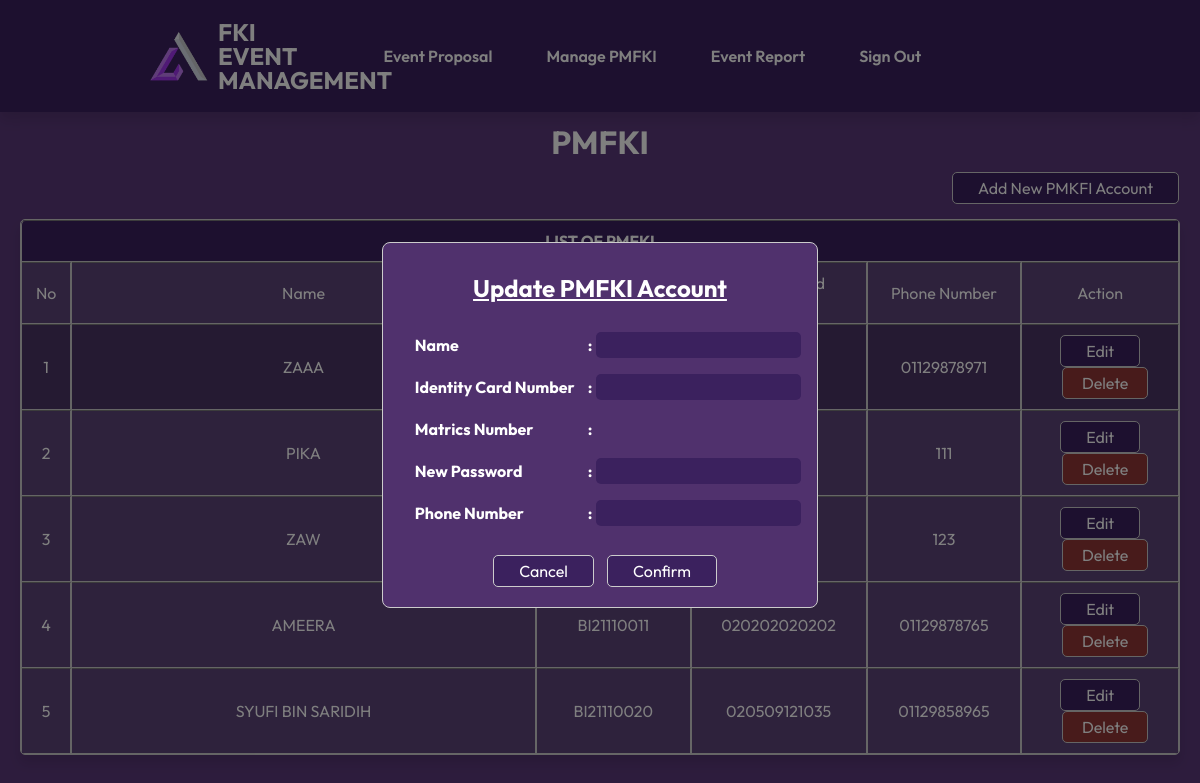
/resources/admin/pmfki_acc/pmfki_edit.php (signed in), run on the app's committed database.
### tables this page shows
CREATE TABLE `pmfki` (
  `pmfki_id` varchar(20) NOT NULL,
  `pmfki_name` varchar(255) DEFAULT NULL,
  `pmfki_phone` varchar(20) DEFAULT NULL,
  `pmfki_ic` varchar(12) DEFAULT NULL,
  `pmfki_pwd` longtext NOT NULL
);

### resources/admin/pmfki_acc/pmfki_edit.php (the view, shortened to what this page needs)
<?php
    include('config.php');
?>
<!DOCTYPE html>
<html lang="en">
    <head>
	    <link rel="stylesheet" href="css/style.css">
    </head>
    <body onload="auto_open_popup('popup_form')">
        <div class="header-row">
            <div class="header-main">
                <img src="src/icon.png" alt="Website Logo">
                <h2>
                    <span>FKI</span>
                    <span>EVENT</span>
                    <span>MANAGEMENT</span>
                </h2>
                <table class="header-nav">
                    <tr>
                        <?php include ('navigation_admin.php')?>
                    </tr>
                </table>
            </div>
        </div>
        <div id="popup_form" class="popup-form">
            <div class="popup-content">
                <form action="pmfki_edit.php" method="POST">
                    <h2>Update PMFKI Account</h2>
                    <table>
                        <tr>
                            <th>Name</th>
                            <td class="fill">:</td>
                            <td><input type="text" name="pmfki_name" value='<?php echo"$ret_pmfki_name"?>'></td>
                        </tr>
                        <tr>
                            <th>Identity Card Number</th>
                            <td class="fill">:</td>
                            <td><input type="text" name="pmfki_ic" value='<?php echo"$ret_pmfki_ic"?>'></td>
                        </tr>
                        <tr>
                            <th>Matrics Number</th>
                            <td class="fill">:</td>
                            <td class="id"><?php echo"$ret_pmfki_id"?></td>
                        </tr>
                        <tr>
                            <th>New Password</th>
                            <td class="fill">:</td>
                            <td><input type="password" name="pmfki_pwd"></td>
                        </tr>
                        <tr>
                            <th>Phone Number</th>
                            <td class="fill">:</td>
                            <td><input type="text" name="pmfki_phone" value='<?php echo"$ret_pmfki_phone"?>'></td>
                        </tr>
                    </table>
                    <br>
                    <button class="normal-btn" type="button" value"" onclick="location.href='pmfki.php'">Cancel</button>
                    <button class="normal-btn" type="submit" name="confirm">Confirm</button>
                </form>
            </div>
        </div>
        <div class="table-list">
            <h1>PMFKI</h1>
            <div class=middle-button>
                <button class="normal-btn" onclick="popup_form()">Add New PMKFI Account</button>
            </div>
            <table border="1" width="100%" class="event-list-table">
                <tr>
                    <th colspan="13">LIST OF PMFKI</th>
                </tr>
                <tbody>
                <tr>
                    <td width="2%">No</td>
                    <td width="30%">Name</td>
                    <td width="10%">Matrics Number</td>
                    <td width="10%">Identity Card Number</td>
                    <td width="10%">Phone Number</td>
                    <td width="10%">Action</td>
                </tr>
                <?php
                    $sql = "SELECT * FROM pmfki";
                    $stmt = mysqli_prepare($conn, $sql);
                    mysqli_stmt_execute($stmt);
                    $result = mysqli_stmt_get_result($stmt);
                    if (mysqli_num_rows($result) > 0) {
                        $numrow=1;
                        while($row = mysqli_fetch_assoc($result)) {
                            echo "<tr>";
                            echo "<td>" . $numrow . "</td>";
                            echo "<td>". $row["pmfki_name"] . "</td>";
                            echo '<td>' . $row["pmfki_id"] . '</td>';
                            echo '<td>' . $row["pmfki_ic"] . '</td>';
                            echo "<td>" . $row["pmfki_phone"] . "</td>";
                            echo '<td><button class="normal-btn" onclick="location.href=\'pmfki_edit.php?id=' . $row["pmfki_id"] . '\'">Edit</button>';
                            echo '<button class="decline-btn" onclick="location.href=\'pmfki_delete.php?id=' . $row["pmfki_id"] . '\'">Delete</button></td>';
                            echo "</tr>" . "\n\t\t";
                            $numrow++;
                        }
                    } else {
                        echo '<tr><td colspan="7">0 results</td></tr>';
                    }
                ?>
            </table>
        </div>
    </body>
</html>

### public/css/style.css (style rules this page uses)
*,h1 { font-family: 'Outfit', sans-serif; }
body { background-color: #5b397a; margin: 0; box-sizing: border-box; font-family: 'Outfit', sans-serif; }
.popup-form { background: rgba(0, 0, 0, 0.5); display: none; position: fixed; justify-content: center; align-items: center; top: 0; left: 0; width: 100%; height: 100%; z-index: 1; color: #fff; }
.popup-form td { text-align: left; }
.popup-content { border: 1px solid #ccc; background-color: #50316d; padding: 20px; border-radius: 8px; text-align: center; width: auto; }
.popup-content h2 { padding-bottom: 10px; text-decoration: underline; }
.popup-content th { border: none; text-align: left; }
.popup-content .id { color: white; border: none; padding-left: 10px; text-align: left; }
.popup-content input[type="password"] { background-color: #3b215e; color: #fff; border: none; width: 100%; border-radius: 5px; padding-left: 5px; padding-top: 5px; padding-bottom: 5px; }
.popup-content input[type="text"] { background-color: #3b215e; color: #fff; border: none; width: 100%; border-radius: 5px; padding-left: 5px; padding-top: 5px; padding-bottom: 5px; }
.popup-content textarea, input[type="text"] { background-color: #3b215e; color: #fff; border: none; width: 90%; border-radius: 5px; padding-left: 5px; resize: none; }
.header-row { background-color: #3b215e; display: flex; justify-content: space-between; align-items: center; box-shadow: 0 8px 12px rgba(0, 0, 0, 0.1); }
.header-main { display: flex; align-items: center; margin: 20px; flex: 20%; }
.header-main img { padding-left: 130px; width: 5%; }
.header-main h2 { color: #fff; white-space: nowrap; width: 14%; padding-left: 10px; margin: 0; }
.header-main h2 span { display: block; text-align: left; margin: 0; line-height: 1; }
.table-list { display: flex; flex-direction: column; justify-content: center; align-items: center; margin-right: 10px; margin-left: 10px; margin-bottom: 5%; }
.table-list h1,h2 { color: #fff; text-align: center; margin: 10px; }
.event-list-table { margin-top: 15px; margin-left: 10px; margin-right: 10px; border: 1px solid #ccc; border-style: solid; border-collapse: seperate; border-spacing: 0; border-radius: 5px; background-color: #5c4479; overflow: hidden; width: auto; text-align: center; box-shadow: 0 8px 12px rgba(0, 0, 0, 0.1); margin-bottom: 3%; }
.event-list-table th { background-color:#3b215e; }
.event-list-table tr:nth-child(2) { background-color: #4a3464; }
.event-list-table td, th { border-left: 1px solid #ccc; padding: 10px; color: #fff; }
.event-list-table tr:first-child th:first-child { border-top-left-radius: 5px; }
.event-list-table tr:first-child th:last-child { border-top-right-radius: 5; }
.event-list-table tr:last-child td:first-child { border-bottom-left-radius: 5; }
.event-list-table tr:last-child { border-bottom-right-radius: 5; }
.fill { border: none; font-weight: bold; color: #fff; width: 1px; }
.decline-btn { background-color: #913737; color: #fff; border: 1px solid #ccc; display: inline-block; border-radius: 5px; padding: 5px; padding-left: 19px; padding-right: 19px; text-align: center; z-index: 0; outline: none; position: relative; font-size: inherit; font-family: inherit; overflow: hidden; }
.decline-btn::before { content: ''; z-index: -1; position: absolute; top: 50%; left: 50%; width: 1em; height: 1em; border-radius: 50%; background-color: #752626; transform-origin: center; transform: translate3d(-50%, -50%, 0) scale3d(0, 0, 0); transition: transform 0.35s ease-in-out; }
.decline-btn:not(:first-child) { margin-left: 10px; }
.normal-btn { background-color: #3b215e; color: #fff; border: 1px solid #ccc; display: inline-block; border-radius: 5px; padding: 5px; padding-left: 25px; padding-right: 25px; text-align: center; z-index: 0; outline: none; position: relative; font-size: inherit; font-family: inherit; overflow: hidden; }
.normal-btn::before { content: ''; z-index: -1; position: absolute; top: 50%; left: 50%; width: 1em; height: 1em; border-radius: 50%; background-color: #a07fa7; transform-origin: center; transform: translate3d(-50%, -50%, 0) scale3d(0, 0, 0); transition: transform 0.35s ease-in-out; }
.normal-btn:not(:first-child) { margin-left: 10px; }
.middle-button { display: flex; flex-direction: row; justify-content: right; align-items: center; width: 99%; text-align: right; margin: 0; padding-right: 10px; }

### data on the page
pmfki: pmfki_name "ZAAA", pmfki_phone "01129878971"
pmfki: pmfki_name "PIKA", pmfki_phone "111"
pmfki: pmfki_name "ZAW", pmfki_phone "123"
pmfki: pmfki_name "AMEERA", pmfki_id "BI21110011", pmfki_ic "020202020202", pmfki_phone "01129878765"
pmfki: pmfki_name "SYUFI BIN SARIDIH", pmfki_id "BI21110020", pmfki_ic "020509121035", pmfki_phone "01129858965"

### other printed values
$page_title "Event Proposal"
$page_title "Manage PMFKI"
$page_title "Event Report"
$page_title "Sign Out"
